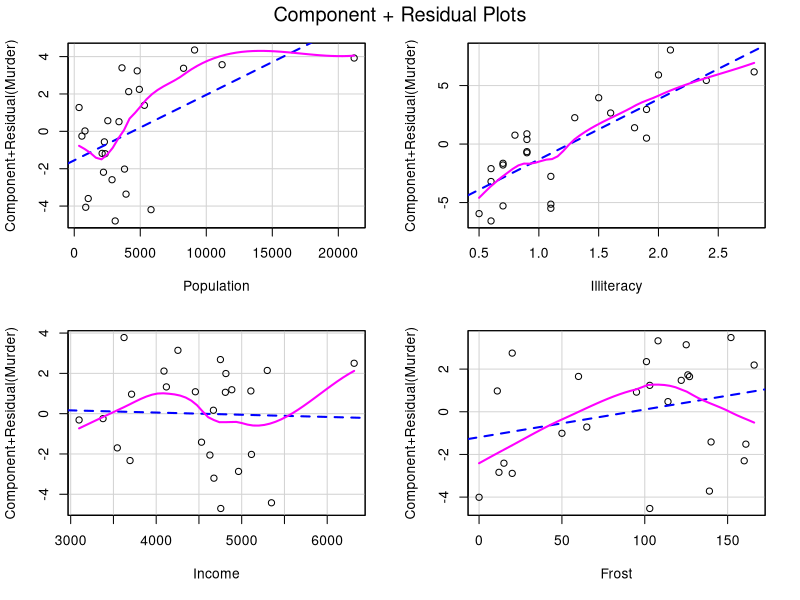
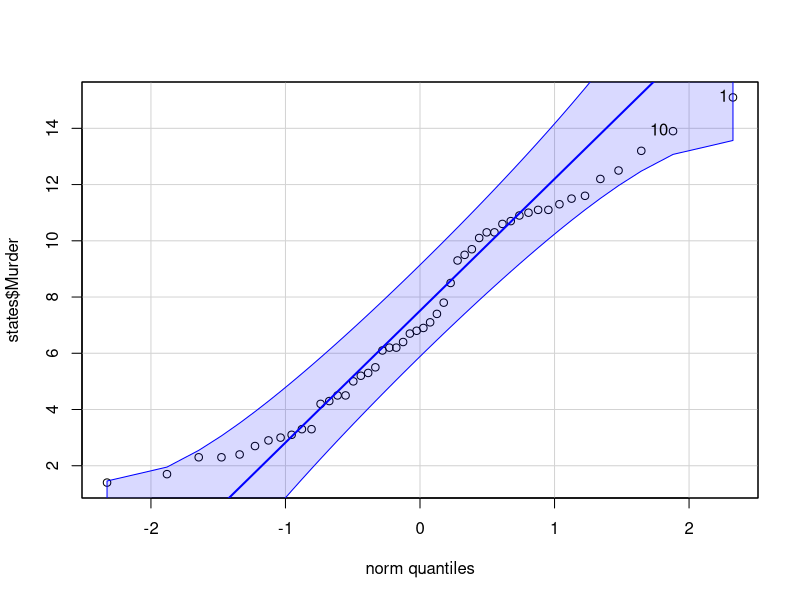
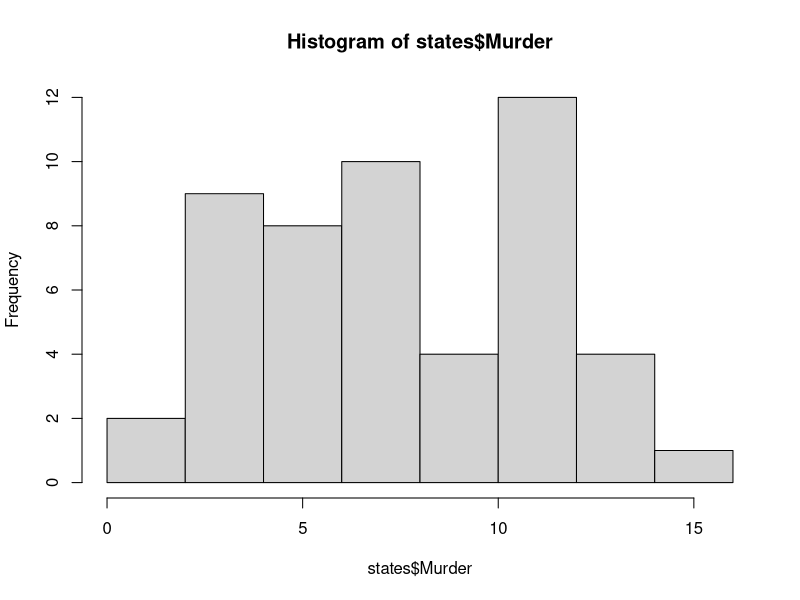

Source code (R) for these figures, in order:
#Student ID: 200258232
#Name: Rutvik Kolhe

#The following is the code to test assumptions of linear regression model

require(lmtest)
require(car)

states <- as.data.frame(
  state.x77[,c("Murder","Population",
               "Illiteracy", "Income", "Frost")])
dim(states)
t(states[1,])
dtrain <- states[1:25,]
dtest <- states[26:50,]
murderModel <- lm (Murder ~ Population + Illiteracy 
                   + Income + Frost, data=dtrain)
summary (murderModel) 
#################################################################3

#Linearity
crPlots(murderModel)

#Normality
qqPlot(states$Murder)
hist(states$Murder)

#Error/Noise
dwtest(murderModel)

#Homoscedasticity
ncvTest(murderModel)

#Multicollinearity
vif(murderModel)

#Sensitivity to outliers
outlierTest(murderModel)

